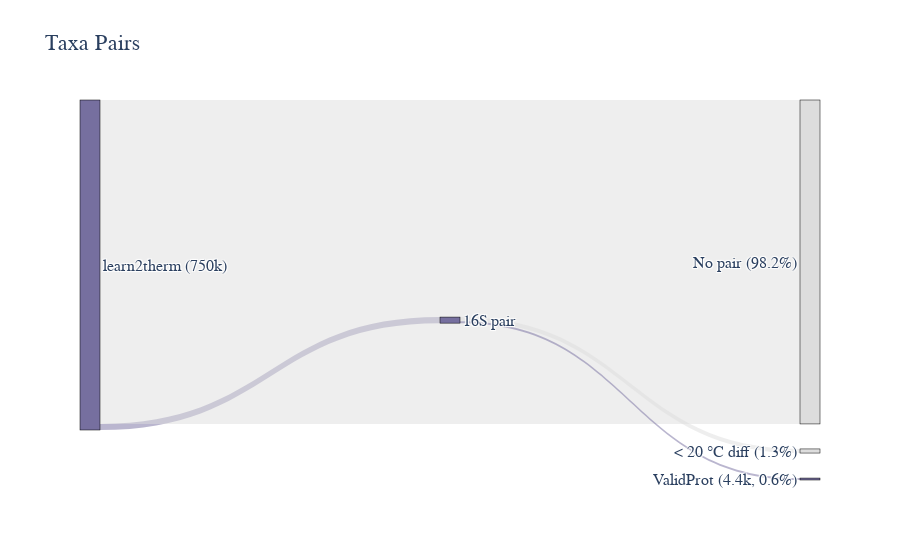

Source (notebook cell):
### Code cell
fig = go.Figure(data=[go.Sankey(
    arrangement = 'snap',
    node = dict(
      pad = 25,
      thickness = 20,
      line = dict(color = 'black', width = 0.5),
      label = ['learn2therm (750k)', '16S pair', 'No pair (98.2%)', 'ValidProt (4.4k, 0.6%)', '< 20 \N{DEGREE SIGN}C diff (1.3%)'],
      color = [sank_purple, sank_purple, sank_grey, sank_purple, sank_grey]
    ),
    link = dict(
      source = [1, 0, 0, 1],
      target = [4, 1, 2, 3],
      value = [9350, 13784, 736849, 4434],
      color = [sank_grey_t, sank_purple_t, sank_grey_t, sank_purple_t]
  ))])

fig.update_layout(title_text='Taxa Pairs', font_family = 'Arial', font_size=16)
fig.show()

#fig.write_image('/mnt/c/Users/Ryan/Desktop/ValidProt/taxa_pair_sankey.png', engine = 'kaleido', scale = 6, width = 1280, height = 640)

### Figure 1 — Plotly figure (JSON) as saved in the notebook; plotly's stock layout.template omitted (floating-point values rounded to 4 significant figures)
{"data": [{"arrangement": "snap", "link": {"color": ["rgba(221, 221, 221, 0.5)", "rgba(118, 111, 159, 0.5)", "rgba(221, 221, 221, 0.5)", "rgba(118, 111, 159, 0.5)"], "source": [1, 0, 0, 1], "target": [4, 1, 2, 3], "value": [9350, 13784, 736849, 4434]}, "node": {"color": ["rgb(118, 111, 159)", "rgb(118, 111, 159)", "rgb(221, 221, 221)", "rgb(118, 111, 159)", "rgb(221, 221, 221)"], "label": ["learn2therm (750k)", "16S pair", "No pair (98.2%)", "ValidProt (4.4k, 0.6%)", "< 20 °C diff (1.3%)"], "line": {"color": "black", "width": 0.5}, "pad": 25, "thickness": 20}, "type": "sankey"}], "layout": {"font": {"family": "Arial", "size": 16}, "title": {"text": "Taxa Pairs"}}}
